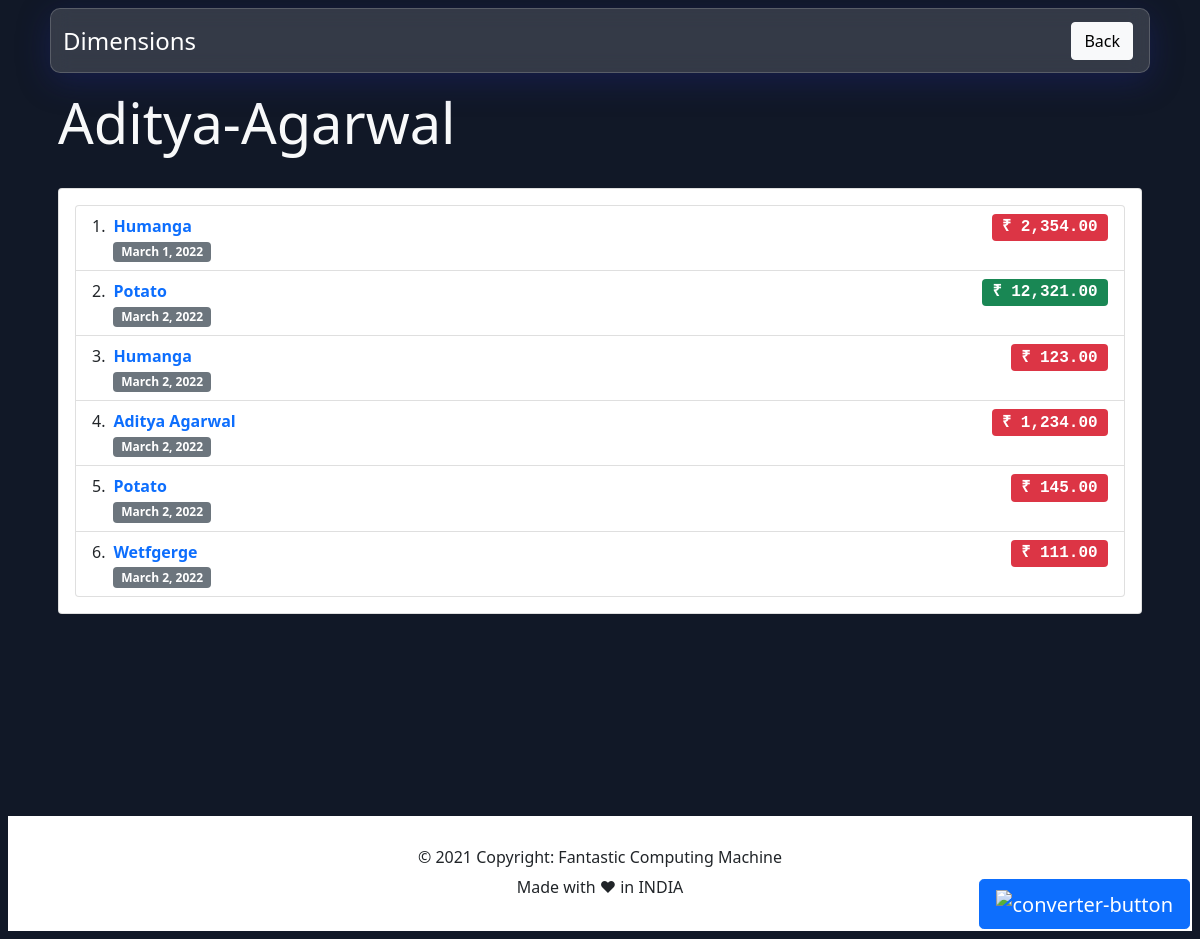
Before: /expense/payee/1/Aditya/ with the older database file.
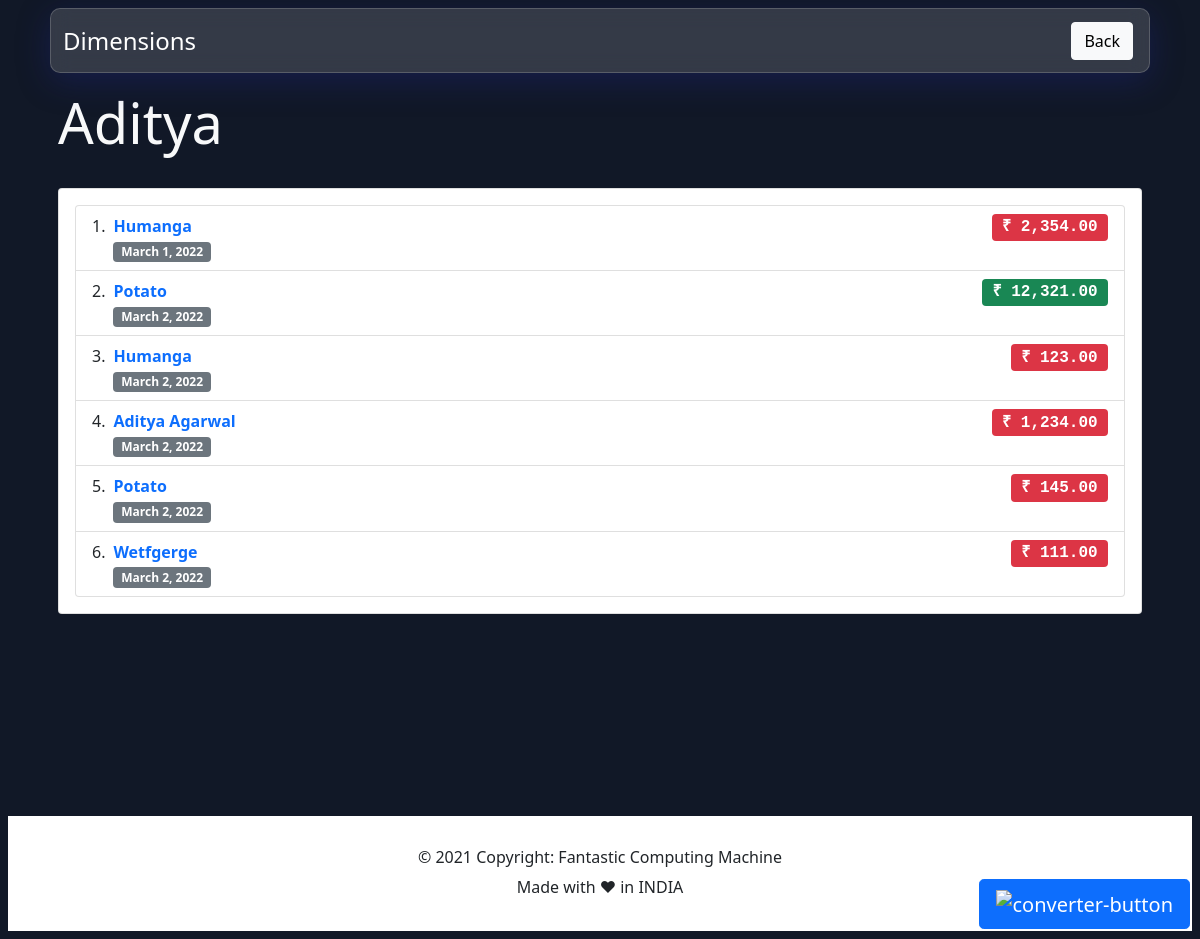
After: the same page with the newer database file.
### expense/models.py (models this page shows, shortened)
class Payee(models.Model):
    phoneNumberRegex = RegexValidator(regex=r"^\+?1?\d{8,15}$")
    name = models.CharField(max_length=255)
    description = models.TextField(blank=True, null=True)
    created_on = models.DateTimeField(auto_now_add=True)
    updated_on = models.DateTimeField(auto_now=True)
    phoneNumber = models.CharField(blank=True,
                                   validators=[phoneNumberRegex], max_length=11)

### expense/views.py (the view)
class PayeeExpensesView(ListView):
    model = Expense
    template_name = 'payee_expense.html'
    def get_context_data(self, **kwargs):
        kwargs['expenses'] = Expense.objects.filter(
            payee__id=self.kwargs['pk'])
        kwargs['payee'] = Payee.objects.filter(
            id=self.kwargs['pk'])[0]
        return super(PayeeExpensesView, self).get_context_data(**kwargs)

### expense/templates/payee_expense.html (shortened to what this page needs)
{% extends 'base.html' %}
{% load static %} {% load humanize %}
{% block body %}
<div class="container px-3">
    <div class="text-light pt-2 display-4">{{payee.name|title}}</div>
    <div class="row flex-md-row py-3">
        <div class="col col_height">
            <div class=" card my-2">
                <div class="card-body">
                    <ol class="list-group list-group-numbered">
                        {% for item in expenses %}
                        <li class="list-group-item d-flex justify-content-between align-items-start">
                            <div class="ms-2 me-auto">
                                <a href="{% url 'project_detail' item.project.id item.project.name %}"
                                    style="text-decoration: none;">
                                    <div class="fw-bold">
                                        {{item.project.name | title}}
                                    </div>
                                </a>
                                <span class="badge bg-secondary">
                                    {{item.created_on | date}}</span>
                            </div>
                            {% if item.payment_status == 'P' %}
                            <span class="badge bg-danger fs-6 font-monospace">
                                ₹ {{item.amount | intcomma}}</span>
                            {% else %}
                            <span class="badge bg-success fs-6 font-monospace">
                                ₹ {{item.amount | intcomma}}</span>
                            {% endif %}
                        </li>
                        {% endfor %}
                    </ol>
                </div>
            </div>
        </div>
    </div>
</div>
{% endblock %}

Changed rows visible on the page:
changed Payee: name "Aditya-Agarwal" → "Aditya"
